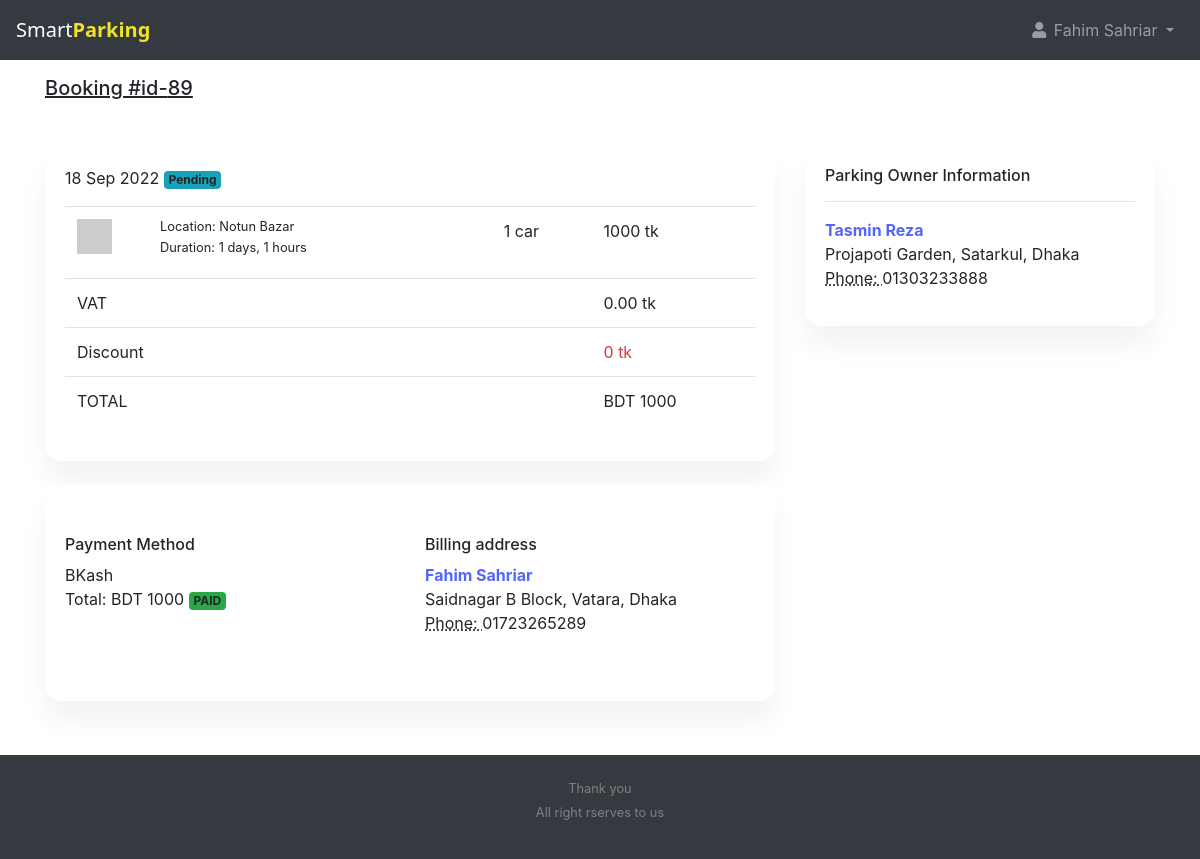
The app's page /functional-pages/booking-detail.php?id=89 (signed in) with its own data.
### tables this page shows
CREATE TABLE `user_detail` (
  `username` varchar(20) NOT NULL,
  `role1` int(11) NOT NULL,
  `fullName` varchar(20) NOT NULL,
  `phone` varchar(20) NOT NULL,
  `rating` float NOT NULL,
  `pass` varchar(20) NOT NULL,
  `NID` int(11) NOT NULL,
  `Car_Name` varchar(20) NOT NULL,
  `Model` varchar(20) NOT NULL,
  `Registrations_NO` varchar(20) NOT NULL,
  `address` varchar(50) NOT NULL
);

CREATE TABLE `bookings` (
  `id` int(11) NOT NULL,
  `location` varchar(20) NOT NULL,
  `space` int(11) NOT NULL,
  `day` int(11) NOT NULL,
  `hour` int(11) NOT NULL,
  `cost` int(11) NOT NULL,
  `customer` varchar(20) NOT NULL,
  `customer_review` int(11) NOT NULL,
  `renter` varchar(20) NOT NULL,
  `renter_review` int(11) NOT NULL,
  `date` timestamp NOT NULL DEFAULT current_timestamp() ON UPDATE current_timestamp(),
  `complete` int(11) NOT NULL,
  `payment` int(11) NOT NULL,
  `accept` int(11) NOT NULL
);

### functional-pages/booking-detail.php (the view, shortened to what this page needs)
<?php
require '../header.php';
$id = $_GET['id'];
$sql1 = "SELECT * FROM bookings WHERE id = '$id'";
$result1 = $conn->query($sql1);
$row = $result1->fetch_assoc();
$date1 = (new DateTime($row['date']))->format('d M Y');
$renter = $row['renter'];
$sql2 = "SELECT * FROM user_detail WHERE username = '$renter'";
$result2 = $conn->query($sql2);
$row2 = $result2->fetch_assoc();
$customer = $row['customer'];
$sql3 = "SELECT * FROM user_detail WHERE username = '$customer'";
$result3 = $conn->query($sql3);
$row3 = $result3->fetch_assoc();
?>
<div class="container-fluid">
    <div class="container">
        <div class="d-flex justify-content-between align-items-center py-3">
            <h2 class="h5 mb-0" style="text-decoration: underline;"><a href="#" class="text-muted"></a> Booking #id-<?php echo $id ?></h2>
        </div>
        <div class="row">
            <div class="col-lg-8">
                <div class="card mb-4">
                    <div class="card-body">
                        <div class="mb-3 d-flex justify-content-between">
                            <div>
                                <span class="me-3"><?php echo $date1 ?></span>
                                <span class="badge rounded-pill bg-info">
                                    <?php
                                    if (((int)$row['complete']) == 2) {
                                    ?>Complete<?php
                                                    } elseif((int)$row['complete'] == 1) {
                                                    ?>Status: Booked<?php }elseif((int)$row['accept'] == 1){?>
                                                    Accepted
                                                    <?php }elseif((int)$row['accept'] == 2){ ?> Rejected
                                                    <?php }else{ ?>Pending
                                                    <?php } ?>
                                </span>
                            </div>
                        </div>
                        <table class="table table-borderless">
                            <tbody>
                                <tr>
                                    <td>
                                        <div class="d-flex mb-2">
                                            <div class="flex-shrink-0 mr-5">
                                                <img src="https://via.placeholder.com/280x280/FF69B4/000000" alt="" width="35" class="img-fluid">
                                            </div>
                                            <div class="flex-lg-grow-1 ms-3">
                                                <h6 class="small mb-0">Location: <?php echo $row['location'] ?></h6>
                                                <span class="small">Duration: <?php echo $row['day'] ?> days, <?php echo $row['hour'] ?> hours</span>
                                            </div>
                                        </div>
                                    </td>
                                    <td><?php echo $row['space'] ?> car</td>
                                    <td class="text-end"><?php echo $row['cost'] ?> tk</td>
                                </tr>
                            </tbody>
                            <tfoot>
                                <tr>
                                    <td colspan="2">VAT</td>
                                    <td class="text-end">0.00 tk</td>
                                </tr>
                                <tr>
                                    <td colspan="2">Discount</td>
                                    <td class="text-danger text-end">0 tk</td>
                                </tr>
                                <tr class="fw-bold">
                                    <td colspan="2">TOTAL</td>
                                    <td class="text-end">BDT <?php echo $row['cost'] ?></td>
                                </tr>
                            </tfoot>
                        </table>
                    </div>
                </div>
                <div class="card mb-4">
                    <div class="card-body">
                        <div class="row">
                            <div class="col-lg-6">
                                <h3 class="h6">Payment Method</h3>
                                <p>BKash <br>
                                    Total: BDT <?php echo $row['cost'] ?> <span class="badge bg-success rounded-pill">PAID</span></p>
                            </div>
                            <div class="col-lg-6">
                                <h3 class="h6">Billing address</h3>
                                <address>
                                    <strong><a href="../functional-pages/user-profile.php?username=<?php echo $row3['username'] ?>"><?php echo $row3['fullName'] ?></a></strong><br>
                                    <?php echo $row3['address'] ?><br>
                                    <abbr title="Phone">Phone: </abbr><?php echo $row3['phone'] ?>
                                </address>
                            </div>
                        </div>
                    </div>
                </div>
            </div>
            <div class="col-lg-4">
                <div class="card mb-4">
                    <div class="card-body">
                        <h3 class="h6">Parking Owner Information</h3>
                        <hr>
                        <address>
                            <strong><a href="../functional-pages/user-profile.php?username=<?php echo $row2['username'] ?>"><?php echo $row2['fullName'] ?></a></strong><br>
                            <?php echo $row2['address'] ?><br>
                            <abbr title="Phone">Phone: </abbr> <?php echo $row2['phone'] ?>
                        </address>
                    </div>
                </div>
            </div>
        </div>
    </div>
</div>
<?php require '../footer.php'; ?>

### header.php (shortened to what this page needs)
<!DOCTYPE html>
<html lang="en">
<head>
<link rel="stylesheet" href="style.css">
  <link rel="stylesheet" href="https://pro.fontawesome.com/releases/v5.10.0/css/all.css" />
  <link rel="stylesheet" href="https://maxcdn.bootstrapcdn.com/bootstrap/4.0.0/css/bootstrap.min.css">
</head>
<?php
include_once 'db_connect.php';
$customer_name = 'login';
if (!isset($_SESSION['isLogin'])) {
} else {
  $c_name = $_SESSION['username'];
  $sql3 = "SELECT fullName FROM user_detail WHERE username='$c_name'";
  $result3 = $conn->query($sql3);
  $row2 = $result3->fetch_assoc();
  $customer_name = $row2['fullName'];
}
?>
<body style="position:relative">
  <nav class="navbar navbar-expand-lg navbar-dark bg-dark">
    <a class="navbar-brand" href="/Dhaka-Parking/index.php">Smart<span style="color:#f1e129;font-weight:800">Parking</span></a>
    <div class="collapse navbar-collapse" id="navbarSupportedContent">
      <ul class="navbar-nav ml-auto">
        <li class="nav-item dropdown">
          <a class="nav-link dropdown-toggle" href="#" id="navbarDropdown" role="button" data-toggle="dropdown" aria-haspopup="true" aria-expanded="false">
            <i class="fas fa-user fa-fw"></i><span> <?php echo $customer_name ?></span>
          </a>
        </li>
      </ul>
    </div>
  </nav>

### footer.php (shortened to what this page needs)
    <div id="" style="background:#343A40;">
      <div class="foot" style="padding:20px;" >
        <p style="text-align: center;color:gray">
            <small>Thank you</small> <br>
            <small>All right rserves to us</small>
        </p>
      </div>
    </div>
  </body>
</html>

### functional-pages/style.css (style rules this page uses)
body { font-family: 'Nunito', sans-serif; }
.row { padding-top: 30px; padding-bottom: 30px; }
.navbar-brand { font-size: 1.5rem; font-family: system-ui; }

### functional-pages/booking-detail.php (style rules this page uses)
ul { list-style-type: none; padding: 2px; }
.card { box-shadow: 0 20px 27px 0 rgb(0 0 0 / 5%); }
.card { position: relative; display: flex; flex-direction: column; min-width: 0; word-wrap: break-word; background-color: #fff; background-clip: border-box; border: 0 solid rgba(0, 0, 0, .125); border-radius: 1rem; }
a { color: #5465ff; text-decoration: none; }

### records on screen
user_detail: fullName "Fahim Sahriar", address "Saidnagar B Block, Vatara, Dhaka", phone "01723265289"
bookings: date "18 Sep 2022", location "Notun Bazar", day "1", hour "1", space "1", cost "1000"
user_detail: fullName "Tasmin Reza", address "Projapoti Garden, Satarkul, Dhaka", phone "01303233888"

### other values on screen
$id "89"
